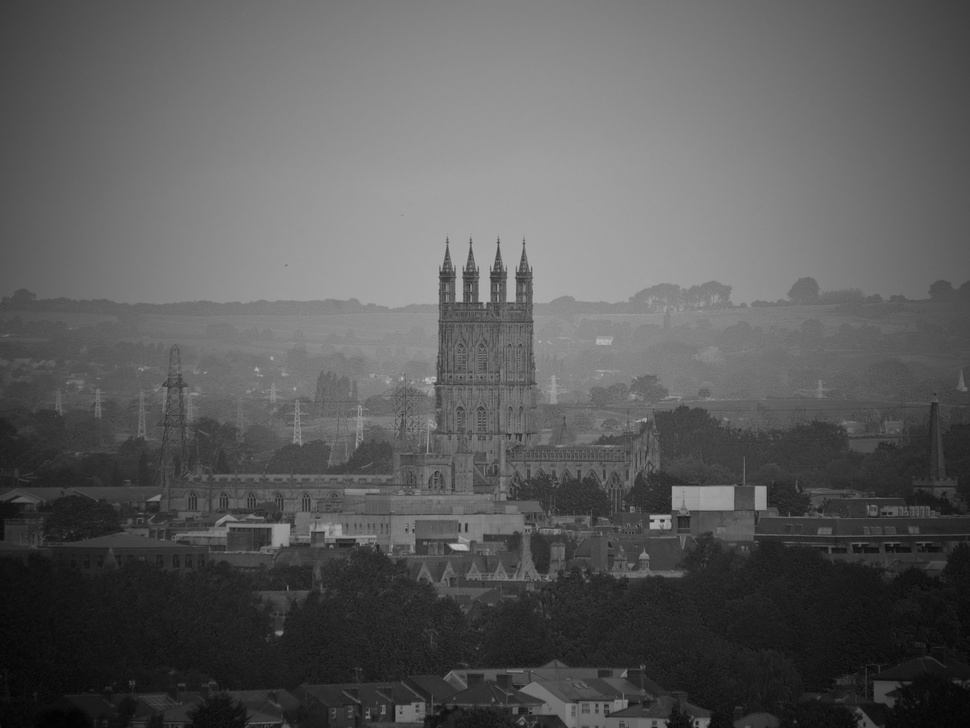
#> input picture IP&CV/low_contrast_image.jpg, 970 x 728 px, shrunk from 3000 x 2252 before the run
$ python enhansement.py
#> lines starting #> are read from the running program, lines starting #| are printed output that depends on the picture; after the words box and inside, x2 and y2 are one past the last pixel; in counts of white or black regions, pixels touching at a corner belong together
import cv2
import numpy as np
import matplotlib.pyplot as plt

# Load a low-contrast image (for demonstration, a sample image is used)
image = cv2.imread('low_contrast_image.jpg', cv2.IMREAD_GRAYSCALE)
#> image is the input picture: shape (728, 970); min 1, max 195, mean 91.6

# Step 1: Image Enhancement using CLAHE (Contrast Limited Adaptive Histogram Equalization)
clahe = cv2.createCLAHE(clipLimit=2.0, tileGridSize=(8, 8))
enhanced_image = clahe.apply(image)
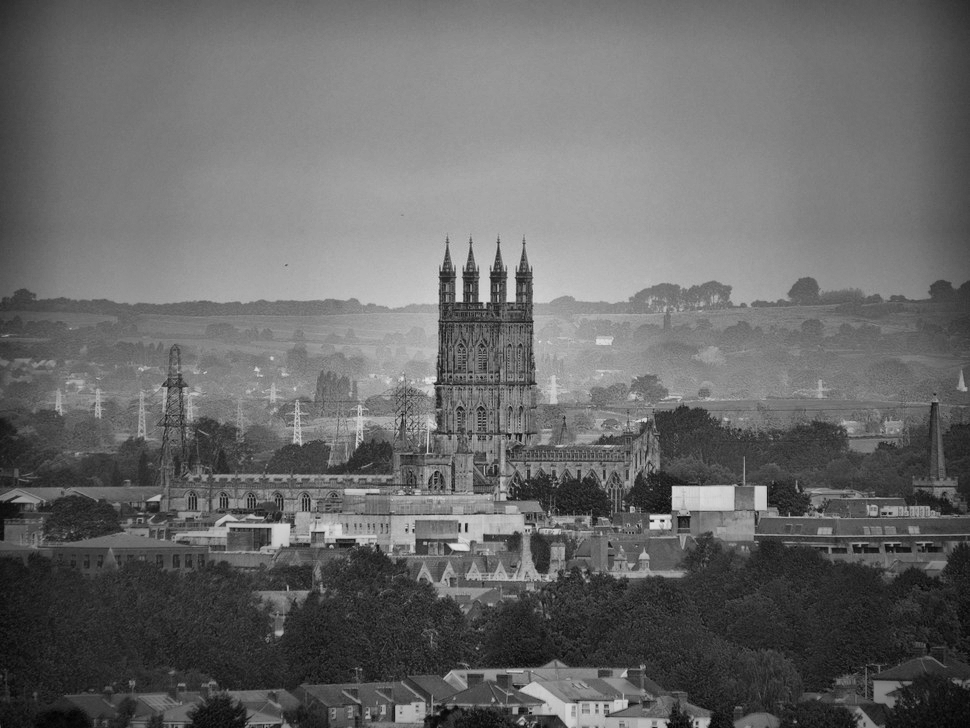
#> enhanced_image: shape (728, 970); min 2, max 229, mean 105

# Step 2: Image Enhancement using Histogram Equalization
hist_eq_image = cv2.equalizeHist(image)
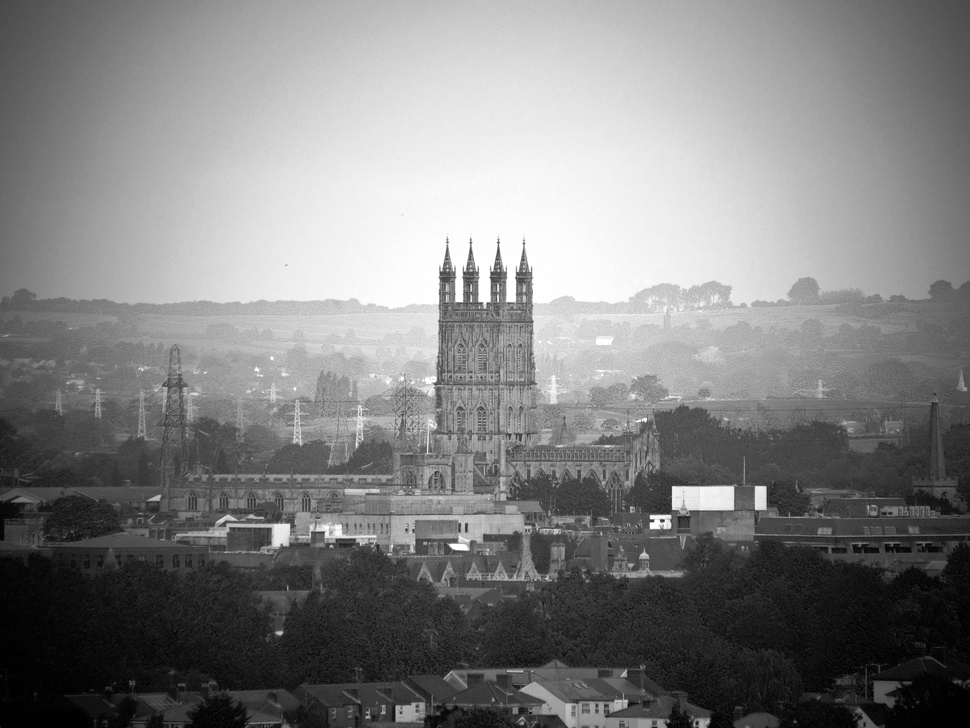
#> hist_eq_image: shape (728, 970); min 0, max 255, mean 128.3

# Step 3: Image Enhancement using Gamma Correction
gamma = 1.5
gamma_corrected_image = np.array(255*(image / 255) ** gamma, dtype='uint8')
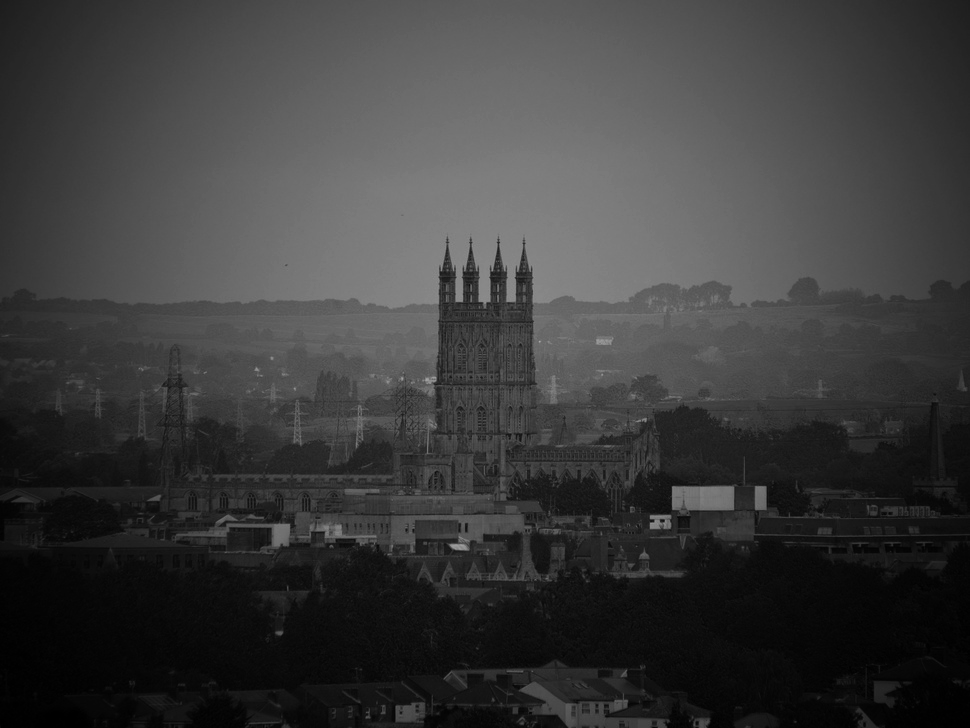
#> gamma_corrected_image: shape (728, 970); min 0, max 170, mean 59.2

# Step 4: Segmentation using Otsu's Thresholding
_, otsu_thresholded = cv2.threshold(enhanced_image, 0, 255, cv2.THRESH_BINARY + cv2.THRESH_OTSU)
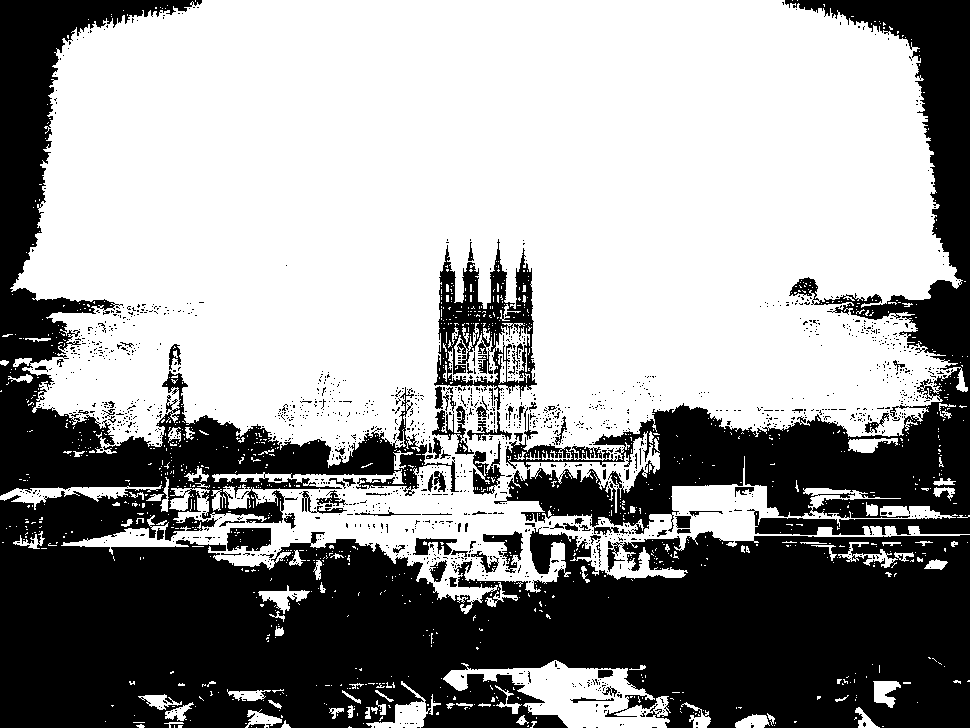
#> otsu_thresholded: shape (728, 970); 59.7% white; 1577 black regions (1487 under 20 px), largest, box (x1, y1, x2, y2) and area: (0, 0, 970, 728) 209013, (494, 0, 970, 535) 56275, (434, 239, 537, 410) 6788

# Step 5: Edge Detection using Canny
edges = cv2.Canny(enhanced_image, 100, 200)
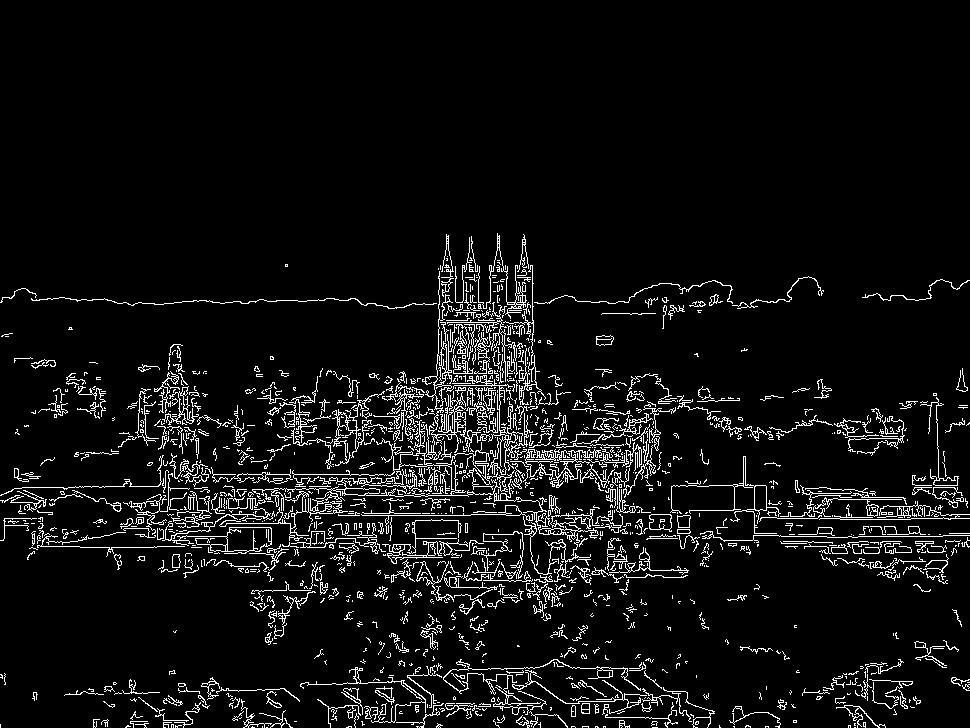
#> edges: shape (728, 970); 6.4% white in thin lines or dots, all inside (x1, y1, x2, y2) = (0, 233, 970, 728)

# Step 6: Displaying the images
fig, axes = plt.subplots(2, 3, figsize=(15, 10))

axes[0, 0].imshow(image, cmap='gray')
axes[0, 0].set_title('Original Low Contrast Image')
axes[0, 0].axis('off')

axes[0, 1].imshow(enhanced_image, cmap='gray')
axes[0, 1].set_title('Enhanced Image (CLAHE)')
axes[0, 1].axis('off')

axes[0, 2].imshow(hist_eq_image, cmap='gray')
axes[0, 2].set_title('Histogram Equalized')
axes[0, 2].axis('off')

axes[1, 0].imshow(gamma_corrected_image, cmap='gray')
axes[1, 0].set_title('Gamma Corrected Image')
axes[1, 0].axis('off')

axes[1, 1].imshow(otsu_thresholded, cmap='gray')
axes[1, 1].set_title('Otsu Thresholding Segmentation')
axes[1, 1].axis('off')

axes[1, 2].imshow(edges, cmap='gray')
axes[1, 2].set_title('Edge Detection (Canny)')
axes[1, 2].axis('off')

plt.tight_layout()
plt.show()
